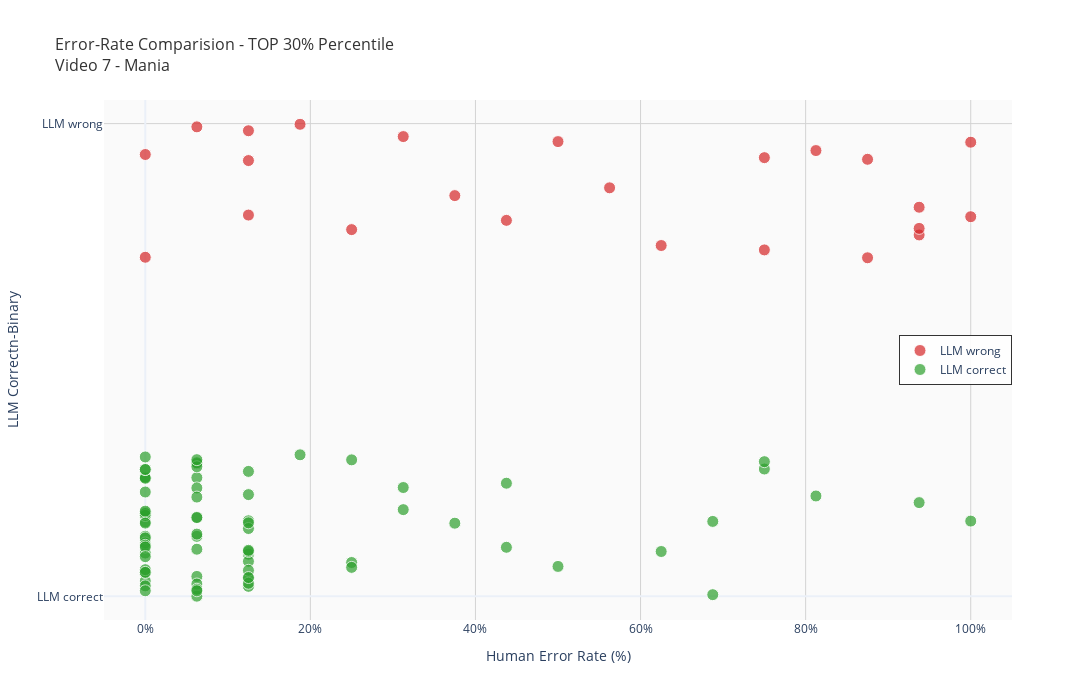
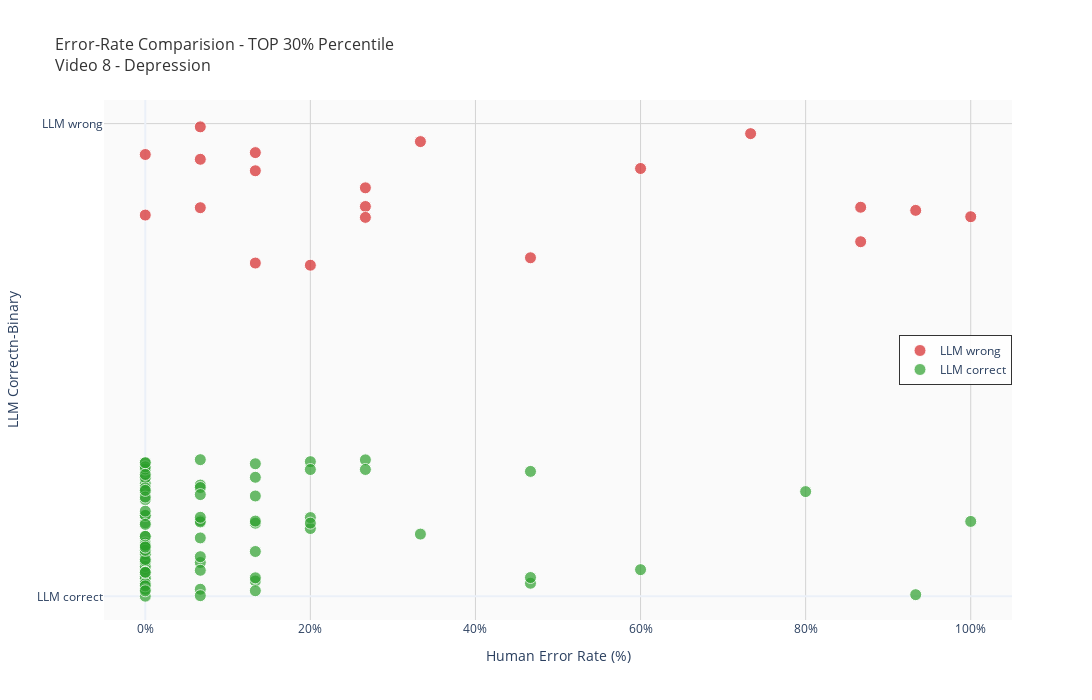
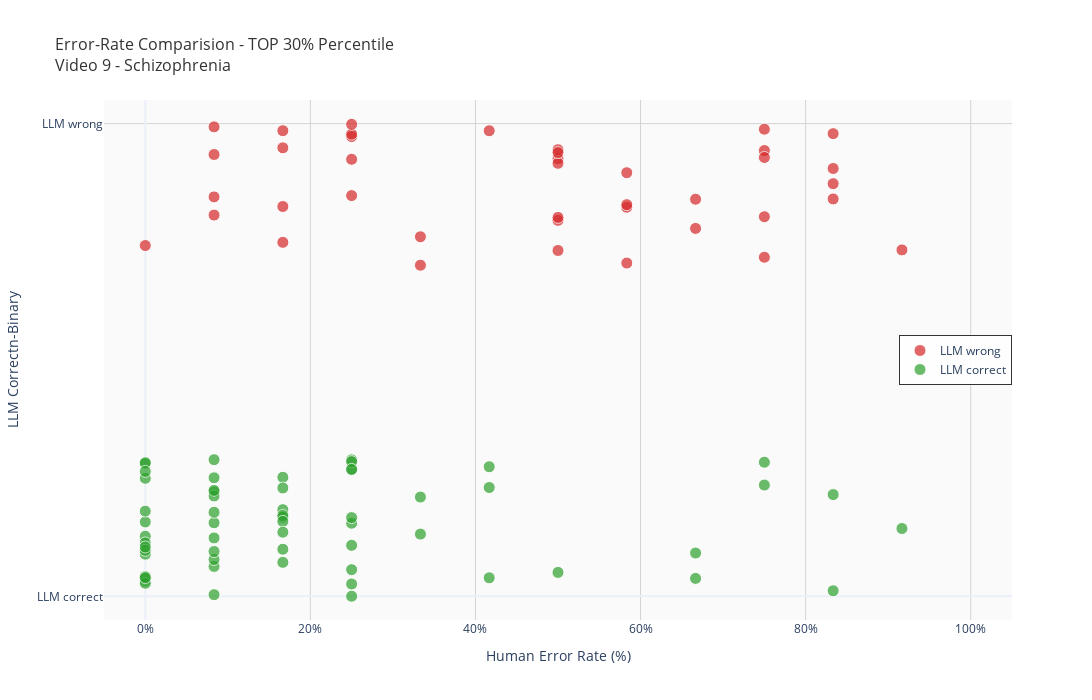

The cell these charts' notebook holds for them, in order:
### Markdown cell above
Qualitative Comparision for top 30 Percentile

### Code cell
figures = helper.create_interactive_error_scatter_with_begruendung(
    master_df=high_performer_data.drop(columns=reduced_cols),
    reference=reference,
    best_ai=best_ai,
    psy_cols=psy_cols,
    video_ids=video_ids_in_ki_master,
    base_title="Error-Rate Comparision - TOP 30% Percentile"
)
